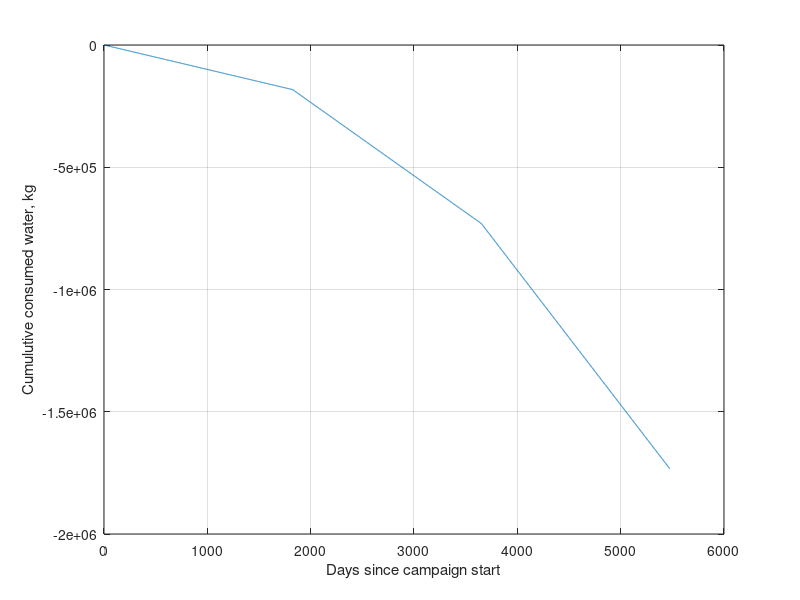

This chart was generated by the following MATLAB code:
clear all;

u_crew = -5; % consumption of a crew kg/day
Base_consumption = [-50,-100,-200]; % consumption of base kg/day
N_crews = [50, 100, 150];

ISRP= [ 200, 300, 400];

t = 1:1:5*365;

% There generation of crews arriving at 2050, 2055, 2060
% It is not allowd to produce babies at Mars at the moment

consumed = zeros(length(t),3);

for i = 1:3
    for j = 1:length(t)
        consumed(j+1,i) = consumed(j,i) + ISRP(i) +  u_crew*N_crews(i) + Base_consumption(i) ;    
    end    
end

consumed_total = consumed(:,1);

for i = 1:5*365
    consumed_total(5*365+i) = consumed(end,1) + consumed(i,2);
end

consumed_pvevrev = consumed_total(end);

for i = 1:5*365
    consumed_total(10*365+i) = consumed_pvevrev(end) + consumed(i,3);
end

plot(consumed_total);
grid on;
xlabel ('Days since campaign start');
ylabel ('Cumulutive consumed water, kg')

figure(1);
